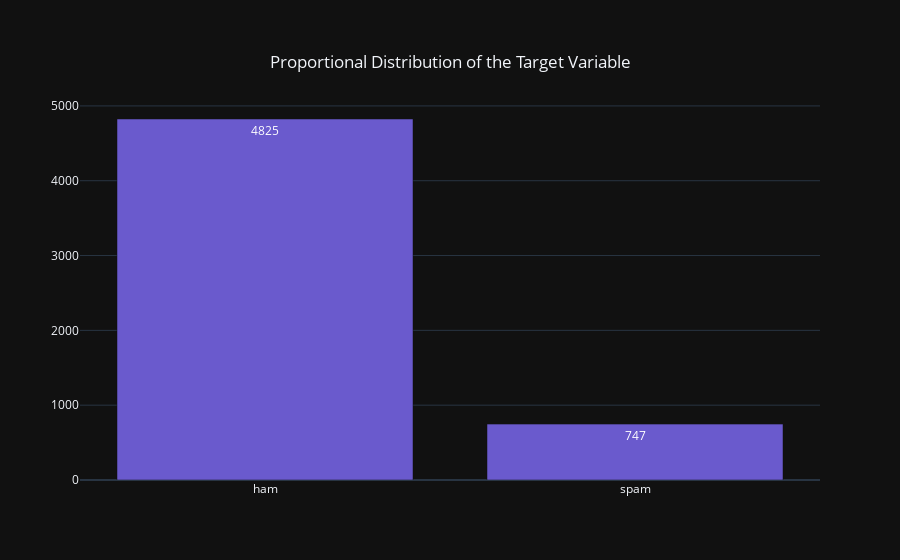

Notebook code cell kept with this figure:
### Markdown cell above
#### Visualizing Data

### Code cell
layout = go.Layout(title={'text':'Proportional Distribution of the Target Variable',
                         'y':0.9,
                         'x':0.5,
                         'xanchor':'center',
                         'yanchor':'top'},
                  template = 'plotly_dark')

fig = go.Figure(data=[go.Bar(
    x = ['ham', 'spam'], y = sms.groupby("label")["label"].agg("count").values,
    text = sms.groupby("label")["label"].agg("count").values, textposition = 'auto',
    marker_color = "slateblue"
)], layout = layout)

fig.show()

### Figure 1 — Plotly figure (JSON) as saved in the notebook; plotly's stock layout.template omitted (floating-point values rounded to 4 significant figures)
{"data": [{"marker": {"color": "slateblue"}, "text": [4825, 747], "textposition": "auto", "type": "bar", "x": ["ham", "spam"], "y": [4825, 747]}], "layout": {"title": {"text": "Proportional Distribution of the Target Variable", "x": 0.5, "xanchor": "center", "y": 0.9, "yanchor": "top"}}}
